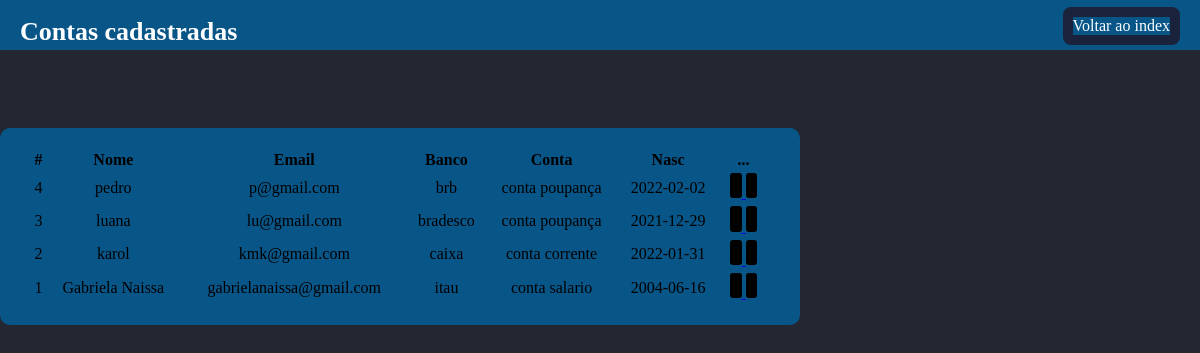
The app's page /contas.php with its own data.
### tables this page shows
CREATE TABLE `cadastro` (
  `id` int(11) UNSIGNED NOT NULL,
  `nome_usuario` varchar(45) DEFAULT NULL,
  `email` varchar(45) DEFAULT NULL,
  `senha` varchar(20) DEFAULT NULL,
  `banco_usuario` varchar(25) NOT NULL,
  `conta_usuario` varchar(25) NOT NULL,
  `nasc_usuario` date NOT NULL
);

### contas.php (the view, shortened to what this page needs)
<?php
    include_once('cad-conexao.php');
    $sql = "SELECT * FROM cadastro ORDER BY nome_usuario DESC";
    $result = $conexao->query($sql);
?>
<!doctype html>
<html lang="pt-BR">
<head>
    <link rel="stylesheet" href= "sistema.css">
</head>
    <body>
    <div class="nav">
    <div class="nav-title">
    <H1>Contas cadastradas</H1>
    </div>
    <div class="d-flex">
        <a href="index.php" class="btn">Voltar ao index</a>
    </div>
    <div class="table">
  <table class="table">
    <thead>
        <tr>
        <th scope="col">#</th>
        <th scope="col">Nome</th>
        <th scope="col">Email</th>
        <th scope="col">Banco</th>
        <th scope="col">Conta</th>
        <th scope="col">Nasc</th>
        <th scope="col">...</th>
        </tr>
    </thead>
  <tbody>
    <?php
        while($user_data = mysqli_fetch_assoc($result))
        {
            echo "<tr>";
            echo "<td>".$user_data['id']."</td>";
            echo "<td>".$user_data['nome_usuario']."</td>";
            echo "<td>".$user_data['email']."</td>";
            echo "<td>".$user_data['banco_usuario']."</td>";
            echo "<td>".$user_data['conta_usuario']."</td>";
            echo "<td>".$user_data['nasc_usuario']."</td>";
            echo  "<td>
                <a class='btn-sn btn-primary' href='edit-conta.php?' id='$user_data[id]' title='Editar'>
                <svg xmlns='http://www.w3.org/2000/svg' width='16' height='16' fill='currentColor' class='bi bi-pencil' viewBox='0 0 16 16' >
                <caminho d='M12.146.146a.5.5 0 0 1 .708 0l3 3a.5.5 0 0 1 0 .708l-10 10a.5.5 0 0 1-.168.11l-5 2a.5.5 0 0 1-.65- .65l2-5a.5.5 0 0 1 .11-.168l10-10zM11.207 2.5 13.5 4.793 14.793 3.5 12.5 1.207 11.207 2.5zm1.586 3L10.5 3.207 4 9.707V10h.5a.5a.5a. 5a.5.5 0 0 1 .5.5v.5h.293l6.5-6.5zm-9.761 5.175-.106.106-1.528 3.821 3.821-1.528.106-.106A.5.5 0 0 1 5 12.5V12h-.5a.5.5 0 0 1-.5-.5V11h-.5a.5.5 0 0 1-.468-.325z'/>
                </svg>
                </a>
                <a class='btn-sn btn-primary' href='delete-conta.php?' title='Excluir'>
                <svg xmlns='http://www.w3.org/2000/svg' width='16' height='16' fill='currentColor' class='bi bi-trash-fill' viewBox='0 0 16 16'>
                <caminho d='M2.5 1a1 1 0 0 0-1 1v1a1 1 0 0 0 1 1H3v9a2 2 0 0 0 2 2h6a2 2 0 0 0 2-2V4h.5a1 1 0 0 0 1-1V2a1 1 0 0 0-1 -1H10a1 1 0 0 0-1-1H7a1 1 0 0 0-1 1H2.5zm3 4a.5.5 0 0 1 .5.5v7a.5.5 0 0 1-1 0v-7a.5.5 0 0 1 .5-.5zM8 5a. 5,5 0 0 1 .5.5v7a.5.5 0 0 1-1 0v-7A.5.5 0 0 1 8 5zm3 .5v7a.5.5 0 0 1-1 0v-7a.5.5 0 0 1 1 0z'/>
                </svg>
                </a>
                </td>";
            echo  "</tr>" ;
        }
    ?>
  </tbody>
</table>
    </div>
</body>
</html>

### sistema.css (style rules this page uses)
body { background-color: #222731; overflow: hidden; display: flex; margin: 0px; }
.nav { height: 50px; width: 100%; background-color: #085588; position: relative; display:flex; }
.nav-title { display:flex; position: fixed; left: 20px; top: 0px; display: flex; font-size: 13px; color: #fff; font-weight: 300; }
.d-flex { display:flex; position: fixed; right: 20px; top: 7px; margin-bottom:0; background-color: #1b223c; border: none; border-radius: 8px; padding: 10px; font-size: 15; cursor: pointer; }
.btn { color: #FFF; text-decoration: none; }
table { background-color: #085588; width: 800px; margin-left: auto; margin-right: auto; padding: 20px 30px; margin-top: 16vh; border-radius: 10px; text-align: center; }
svg { background-color: black; width: 5%; padding: 10%; color: #FFF; cursor: pointer; border-radius: 3px; }
a { background-color: #085588; }

### records on screen
cadastro: id "4", nome_usuario "pedro", email "p@gmail.com", banco_usuario "brb", conta_usuario "conta poupança", nasc_usuario "2022-02-02"
cadastro: id "3", nome_usuario "luana", email "lu@gmail.com", banco_usuario "bradesco", conta_usuario "conta poupança", nasc_usuario "2021-12-29"
cadastro: id "2", nome_usuario "karol", email "kmk@gmail.com", banco_usuario "caixa", conta_usuario "conta corrente", nasc_usuario "2022-01-31"
cadastro: id "1", nome_usuario "Gabriela Naissa", email "gabrielanaissa@gmail.com", banco_usuario "itau", conta_usuario "conta salario", nasc_usuario "2004-06-16"
